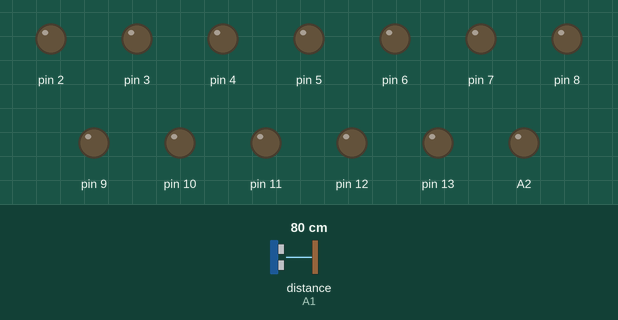
The sketch below on a simulated Arduino Uno, built with avr-gcc and run on an emulated ATmega328P. Shown: output pins drawn as LEDs (lit = HIGH). Wiring (inferred from the names in the program): ultrasonic range finder: trigger A0; echo A1. The inputs (shaded band) are chosen by the test bench; at power-on: distance to the obstacle (sensor on A1) 80 cm. The echo pulse lasts 58.3 µs per cm; pins used as bus, display or sensor lines are not drawn.

Above: at 0.1 s.
At 1.1 s:
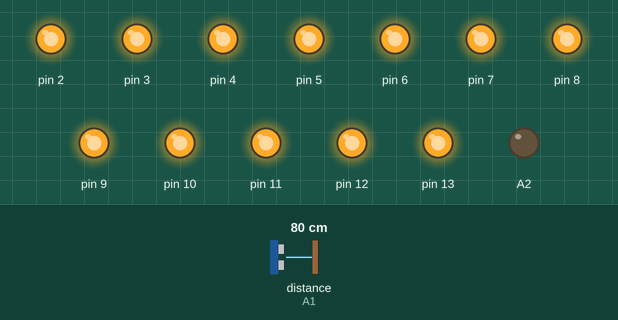
Timing chart, 0 to 2.6 s (numbered marks = the images above):
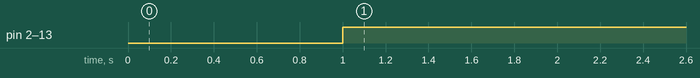

The sketch:

TEST.ino
```cpp
long duration;

int distance;
int echoPin = A1;
int trigPin = A0;
void setup()
{
  for (int i = 2; i < 14; i++)
  {
    pinMode(i, OUTPUT);
  }
  pinMode(A0, OUTPUT);
  pinMode(A1, OUTPUT);
  pinMode(A2, OUTPUT);
}

void loop()
{

  digitalWrite(trigPin, LOW);
  delayMicroseconds(2);
  digitalWrite(trigPin, HIGH);
  delayMicroseconds(10);
  digitalWrite(trigPin, LOW);

  duration = pulseIn(echoPin, HIGH);
  distance = duration * 0.034 / 2;

  if (distance < 100)
  {
    digitalWrite(2, HIGH);
  }
  else{
    digitalWrite(2, HIGH);
    }
  if (distance < 85)
  {
    digitalWrite(3, HIGH);
  }
  else{
    digitalWrite(3, HIGH);
    }
  if (distance < 70)
  {
    digitalWrite(4, HIGH);
  }
  else{
    digitalWrite(4, HIGH);
    }
  if (distance < 60)
  {
    digitalWrite(5, HIGH);
  }
  else{
    digitalWrite(5, HIGH);
    }
  if (distance < 50)
  {
    digitalWrite(6, HIGH);
  }
  else{
    digitalWrite(6, HIGH);
    }
  if (distance < 40)
  {
    digitalWrite(7, HIGH);
  }
  else{
    digitalWrite(7, HIGH);
    }

  /////////////////////////////////////////////////////

  if (distance < 50)
  {
    digitalWrite(8, HIGH);
  }
  else{
    digitalWrite(8, HIGH);
    }
  if (distance < 40)
  {
    digitalWrite(9, HIGH);
  }
  else{
    digitalWrite(9, HIGH);
    }
  if (distance < 30)
  {
    digitalWrite(10, HIGH);
  }
  else{
    digitalWrite(2, HIGH);
    }
  if (distance < 20)
  {
    digitalWrite(11, HIGH);
  }
  else{
    digitalWrite(11, HIGH);
    }
  if (distance < 15)
  {
    digitalWrite(12, HIGH);
  }
  if (distance < 10)
  {
    digitalWrite(13, HIGH);
  }
}
```

Measured:
- by itself, pin 2–13: LOW → HIGH at 1.0 s
